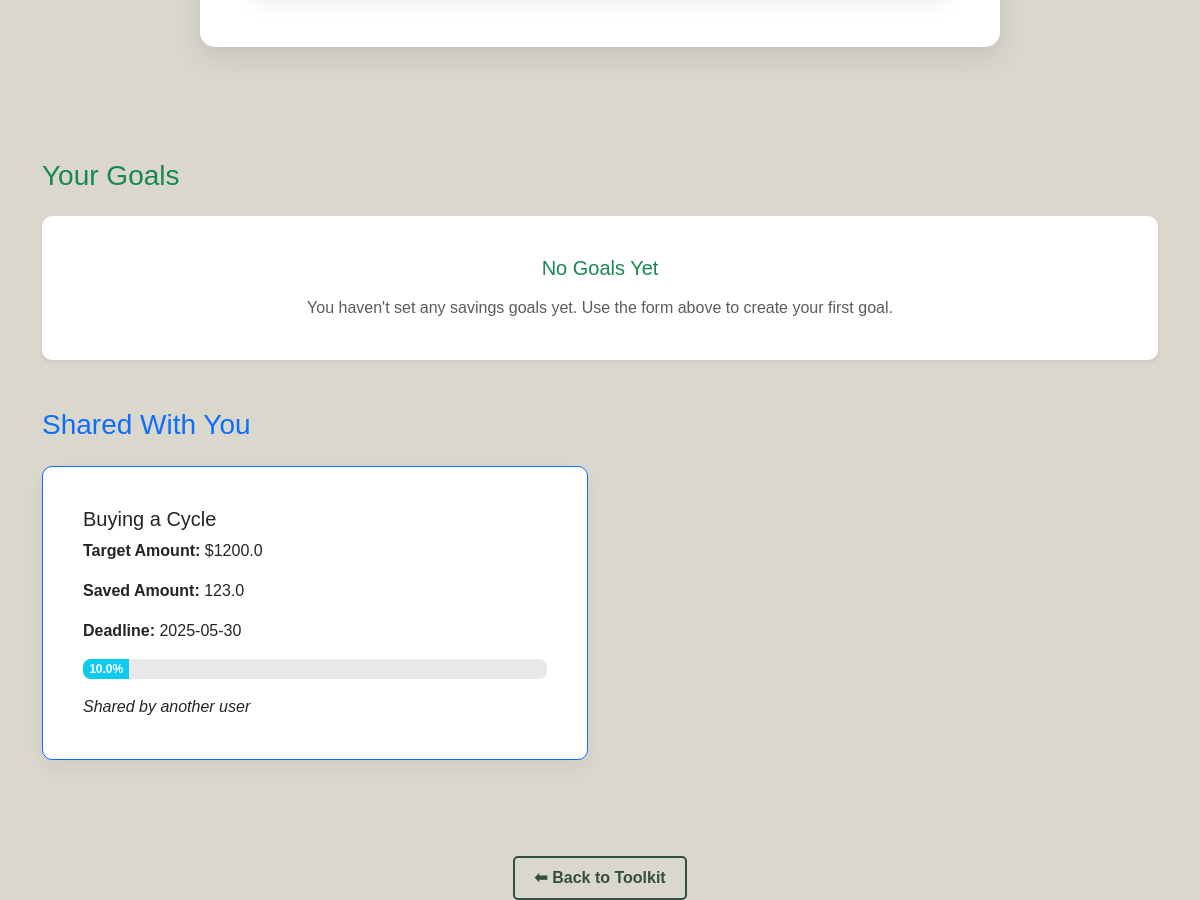
The page /savings-goal-tracker (signed in, middle part) on the database as committed earlier.
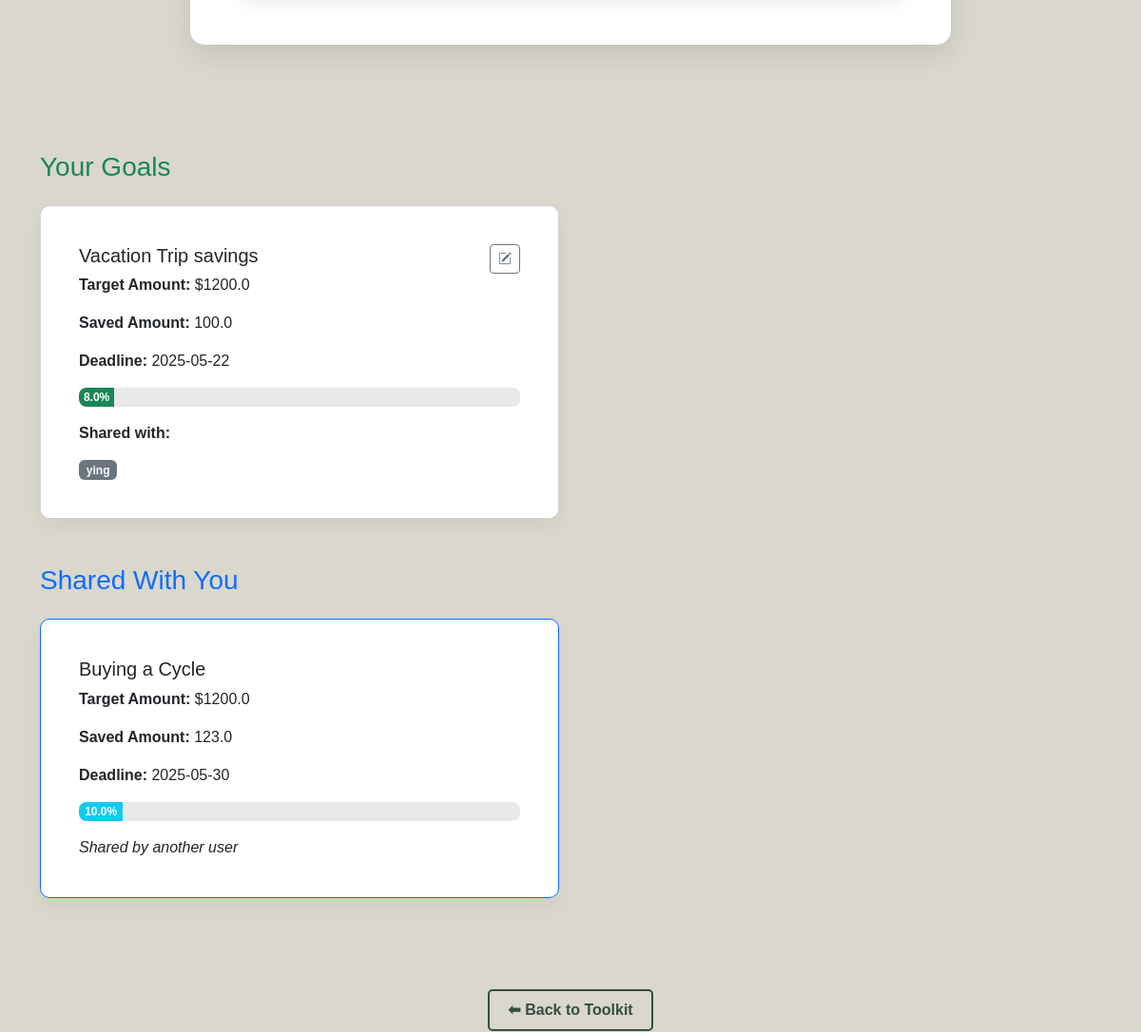
The same page on the database as committed later.
### models/savings_goal.py (models this page shows)
class SavingsGoal(db.Model):
    __tablename__ = 'savings_goals'
    id = db.Column(db.Integer, primary_key=True)
    user_id = db.Column(db.Integer, db.ForeignKey('users.id'), nullable=False)
    goal_name = db.Column(db.String(100), nullable=False)
    target_amount = db.Column(db.Float, nullable=False)
    saved_amount = db.Column(db.Float, default=0.0)
    deadline = db.Column(db.Date, nullable=False)
    created_at = db.Column(db.DateTime, default=datetime.utcnow)
    shares = db.relationship('SavingsGoalShare', backref='savings_goal', lazy=True)
    owner = db.relationship('User', backref='goals')

### models/savings_goal_share.py (models this page shows)
class SavingsGoalShare(db.Model):
    __tablename__ = 'savings_goal_shares'
    id = db.Column(db.Integer, primary_key=True)
    goal_id = db.Column(db.Integer, db.ForeignKey('savings_goals.id'), nullable=False)
    shared_with_user_id = db.Column(db.Integer, db.ForeignKey('users.id'), nullable=False)
    tool_name = db.Column(db.String(100), nullable=False)  # e.g., 'savings_goal', 'future_predictor'
    created_at = db.Column(db.DateTime, default=datetime.utcnow)
    shared_user = db.relationship(
        "User",
        backref="shared_goals",
        primaryjoin="SavingsGoalShare.shared_with_user_id==User.id"
    )
    goal = db.relationship("SavingsGoal", backref="shared_records")

### models/user.py (models this page shows, shortened)
class User(db.Model):
    __tablename__ = 'users'
    id = db.Column(db.Integer, primary_key=True)
    name = db.Column(db.String(100), nullable=False)
    email = db.Column(db.String(100), unique=True, nullable=False)
    password_hash = db.Column(db.String(256), nullable=False)
    created_at = db.Column(db.DateTime, default=datetime.utcnow)

### app.py (the view, shortened to what this page needs)
@app.route('/savings-goal-tracker', methods=['GET', 'POST'])
@login_required_custom
def savings_goal_tracker():
    user_id = session.get('user_id')
    own_goals = SavingsGoal.query.filter_by(user_id=user_id).all()
    shared_goal_ids = [s.goal_id for s in SavingsGoalShare.query.filter_by(shared_with_user_id=user_id).all()]
    shared_goals = SavingsGoal.query.filter(SavingsGoal.id.in_(shared_goal_ids)).all()
    all_users = User.query.filter(User.id != user_id).all()
    return render_template('savings_goal_tracker.html', own_goals=own_goals, shared_goals=shared_goals, users=all_users)

### app.py (called while the page is built)
def login_required_custom(f):
    @wraps(f)
    def decorated_function(*args, **kwargs):
        if 'user_id' not in session:
            flash('please login first', 'warning')
            return redirect(url_for('login'))
        return f(*args, **kwargs)
    return decorated_function

### templates/savings_goal_tracker.html (shortened to what the changed rows need)
{% extends "layout_user.html" %}
{% block styles %}
<link href="https://cdn.jsdelivr.net/npm/bootstrap@5.3.5/dist/css/bootstrap.min.css" rel="stylesheet">
<link href="https://cdn.jsdelivr.net/npm/bootstrap-icons@1.11.0/font/bootstrap-icons.css" rel="stylesheet">
<link rel="stylesheet" href="{{ url_for('static', filename='css/style.css') }}">
<link rel="stylesheet" href="{{ url_for('static', filename='css/analysis_tools.css') }}">
<link rel="stylesheet" href="{{ url_for('static', filename='css/analysis.css') }}">
{% endblock %}
{% block content %}
<div class="main-content-with-navbar">
    <div class="container my-5">
        <div class="row row-cols-1 row-cols-md-2 g-4">
            {% for goal in own_goals %}
            <div class="col">
                <div class="card goal-card h-100" id="goal-{{ goal.id }}">
                    <div class="card-body">
                        <div class="d-flex justify-content-between align-items-start">
                            <h5 class="card-title mb-1">{{ goal.goal_name }}</h5>
                            <a href="{{ url_for('edit_savings_goal', goal_id=goal.id) }}" class="btn btn-sm btn-outline-secondary" title="Edit Goal">
                                <i class="bi bi-pencil-square"></i>
                            </a>
                        </div>
                        <p class="card-text"><strong>Target Amount:</strong> ${{ goal.target_amount }}</p>
                        <p class="card-text"><strong>Saved Amount:</strong> {{ goal.saved_amount }}</p>
                        <p class="card-text"><strong>Deadline:</strong> {{ goal.deadline }}</p>
                        <div class="progress mb-3">
                            {% set progress = (goal.saved_amount / goal.target_amount * 100) | round(0) %}
                            <div class="progress-bar bg-success" style="width: {{ progress }}%;">
                            {{ progress }}%
                            </div>
                        </div>
                        <p class="card-text"><strong>Shared with:</strong></p>
                        <div class="d-flex flex-wrap gap-2">
                        {% for share in goal.shares %}
                            <span class="badge bg-secondary">{{ share.shared_user.name }}</span>
                        {% endfor %}
                        </div>
                    </div>
                </div>
            </div>
            {% endfor %}
            {% if own_goals|length == 0 %}
            <div class="col-12 w-100">
                <div class="card goal-card text-center bg-white shadow-sm p-4 border-0">
                    <div class="card-body text-muted">
                        <h5 class="card-title text-success mb-3">No Goals Yet</h5>
                        <p class="card-text">You haven't set any savings goals yet. Use the form above to create your first goal.</p>
                    </div>
                </div>
            </div>
            {% endif %}
        </div>
        <div class="row row-cols-1 row-cols-md-2 g-4">
          {% for goal in shared_goals %}
          <div class="col">
            <div class="card goal-card h-100 border-primary" id="goal-{{ goal.id }}">
              <div class="card-body">
                <h5 class="card-title">{{ goal.goal_name }}</h5>
                <p class="card-text"><strong>Target Amount:</strong> ${{ goal.target_amount }}</p>
                <p class="card-text"><strong>Saved Amount:</strong> {{ goal.saved_amount }}</p>
                <p class="card-text"><strong>Deadline:</strong> {{ goal.deadline }}</p>
                <div class="progress mb-3">
                    {% set progress = (goal.saved_amount / goal.target_amount * 100) | round(0) %}
                    <div class="progress-bar bg-info" style="width: {{ progress }}%;">
                      {{ progress }}%
                    </div>
                </div>
                <p class="card-text"><em>Shared by another user</em></p>
              </div>
            </div>
          </div>
          {% endfor %}
        </div>
    </div>
</div>
{% endblock %}

Rows that differ between the two databases and show on the page:
added SavingsGoal: goal_name "Vacation Trip savings", target_amount "1200.0", saved_amount "100.0", deadline "2025-05-22", progress "8.0", shown under "Your Goals"
added SavingsGoalShare: shared_user.name "ying"
Other text that changed with them:
text no longer shown: "No Goals Yet You haven't set any savings goals yet. Use the form above to create your first goal."
